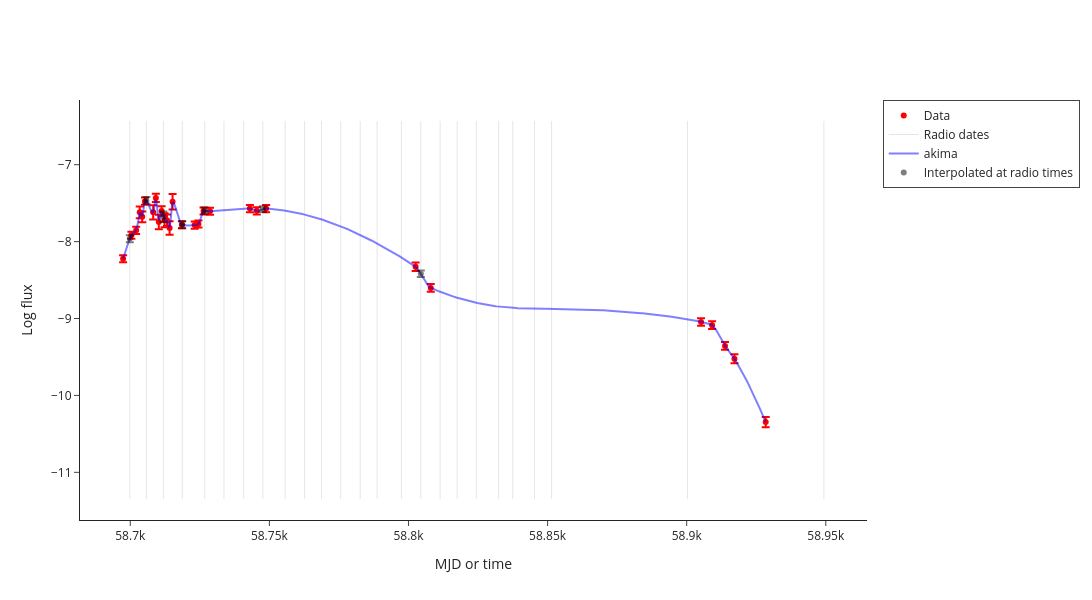

The cell this chart's notebook holds for it:
### Markdown cell above
# Interpolation

### Code cell
interpolated_data = make_interpolated_Lr_Lx_df(radio_df, xray_df, source_df, plotly=True)

### Figure 1 — Plotly figure (JSON) as saved in the notebook; plotly's stock layout.template omitted (floating-point values rounded to 4 significant figures; data arrays with more than 128 entries replaced by an {"elided": "..."} marker saying what was removed)
{"data": [{"error_y": {"array": [0.046, 0.04592, 0.04588, 0.07714, 0.06981, 0.04584, 0.09386, 0.05259, 0.09471, 0.06303, 0.09099, 0.07441, 0.08764, 0.101, 0.04578, 0.04577, 0.04577, 0.04576, 0.04576, 0.04694, 0.04671, 0.04785, 0.05484, 0.04949, 0.04838, 0.05123, 0.05053, 0.05745, 0.06695], "type": "data", "visible": true}, "marker": {"color": "red"}, "mode": "markers", "name": "Data", "type": "scatter", "x": [58700.0, 58700.0, 58700.0, 58700.0, 58700.0, 58710.0, 58710.0, 58710.0, 58710.0, 58710.0, 58710.0, 58710.0, 58710.0, 58720.0, 58720.0, 58720.0, 58720.0, 58730.0, 58730.0, 58740.0, 58750.0, 58750.0, 58800.0, 58810.0, 58910.0, 58910.0, 58910.0, 58920.0, 58930.0], "y": [-8.223, -7.917, -7.854, -7.62, -7.678, -7.474, -7.62, -7.432, -7.745, -7.602, -7.721, -7.721, -7.824, -7.481, -7.78, -7.786, -7.77, -7.602, -7.606, -7.57, -7.6, -7.57, -8.328, -8.602, -9.046, -9.086, -9.357, -9.523, -10.35]}, {"marker": {"color": "red", "symbol": "triangle-down"}, "mode": "markers", "name": "3-sigma upper limits", "type": "scatter", "x": [], "y": []}, {"line": {"color": "black", "dash": "solid", "width": 1}, "mode": "lines", "name": "Radio dates", "opacity": 0.1, "showlegend": true, "type": "scatter", "x": [58700.0, 58700.0], "y": [-11.35, -6.432]}, {"line": {"color": "black", "dash": "solid", "width": 1}, "mode": "lines", "opacity": 0.1, "showlegend": false, "type": "scatter", "x": [58710.0, 58710.0], "y": [-11.35, -6.432]}, {"line": {"color": "black", "dash": "solid", "width": 1}, "mode": "lines", "opacity": 0.1, "showlegend": false, "type": "scatter", "x": [58710.0, 58710.0], "y": [-11.35, -6.432]}, {"line": {"color": "black", "dash": "solid", "width": 1}, "mode": "lines", "opacity": 0.1, "showlegend": false, "type": "scatter", "x": [58720.0, 58720.0], "y": [-11.35, -6.432]}, {"line": {"color": "black", "dash": "solid", "width": 1}, "mode": "lines", "opacity": 0.1, "showlegend": false, "type": "scatter", "x": [58730.0, 58730.0], "y": [-11.35, -6.432]}, {"line": {"color": "black", "dash": "solid", "width": 1}, "mode": "lines", "opacity": 0.1, "showlegend": false, "type": "scatter", "x": [58730.0, 58730.0], "y": [-11.35, -6.432]}, {"line": {"color": "black", "dash": "solid", "width": 1}, "mode": "lines", "opacity": 0.1, "showlegend": false, "type": "scatter", "x": [58740.0, 58740.0], "y": [-11.35, -6.432]}, {"line": {"color": "black", "dash": "solid", "width": 1}, "mode": "lines", "opacity": 0.1, "showlegend": false, "type": "scatter", "x": [58750.0, 58750.0], "y": [-11.35, -6.432]}, {"line": {"color": "black", "dash": "solid", "width": 1}, "mode": "lines", "opacity": 0.1, "showlegend": false, "type": "scatter", "x": [58760.0, 58760.0], "y": [-11.35, -6.432]}, {"line": {"color": "black", "dash": "solid", "width": 1}, "mode": "lines", "opacity": 0.1, "showlegend": false, "type": "scatter", "x": [58760.0, 58760.0], "y": [-11.35, -6.432]}, {"line": {"color": "black", "dash": "solid", "width": 1}, "mode": "lines", "opacity": 0.1, "showlegend": false, "type": "scatter", "x": [58770.0, 58770.0], "y": [-11.35, -6.432]}, {"line": {"color": "black", "dash": "solid", "width": 1}, "mode": "lines", "opacity": 0.1, "showlegend": false, "type": "scatter", "x": [58780.0, 58780.0], "y": [-11.35, -6.432]}, {"line": {"color": "black", "dash": "solid", "width": 1}, "mode": "lines", "opacity": 0.1, "showlegend": false, "type": "scatter", "x": [58780.0, 58780.0], "y": [-11.35, -6.432]}, {"line": {"color": "black", "dash": "solid", "width": 1}, "mode": "lines", "opacity": 0.1, "showlegend": false, "type": "scatter", "x": [58790.0, 58790.0], "y": [-11.35, -6.432]}, {"line": {"color": "black", "dash": "solid", "width": 1}, "mode": "lines", "opacity": 0.1, "showlegend": false, "type": "scatter", "x": [58800.0, 58800.0], "y": [-11.35, -6.432]}, {"line": {"color": "black", "dash": "solid", "width": 1}, "mode": "lines", "opacity": 0.1, "showlegend": false, "type": "scatter", "x": [58800.0, 58800.0], "y": [-11.35, -6.432]}, {"line": {"color": "black", "dash": "solid", "width": 1}, "mode": "lines", "opacity": 0.1, "showlegend": false, "type": "scatter", "x": [58810.0, 58810.0], "y": [-11.35, -6.432]}, {"line": {"color": "black", "dash": "solid", "width": 1}, "mode": "lines", "opacity": 0.1, "showlegend": false, "type": "scatter", "x": [58820.0, 58820.0], "y": [-11.35, -6.432]}, {"line": {"color": "black", "dash": "solid", "width": 1}, "mode": "lines", "opacity": 0.1, "showlegend": false, "type": "scatter", "x": [58820.0, 58820.0], "y": [-11.35, -6.432]}, {"line": {"color": "black", "dash": "solid", "width": 1}, "mode": "lines", "opacity": 0.1, "showlegend": false, "type": "scatter", "x": [58830.0, 58830.0], "y": [-11.35, -6.432]}, {"line": {"color": "black", "dash": "solid", "width": 1}, "mode": "lines", "opacity": 0.1, "showlegend": false, "type": "scatter", "x": [58840.0, 58840.0], "y": [-11.35, -6.432]}, {"line": {"color": "black", "dash": "solid", "width": 1}, "mode": "lines", "opacity": 0.1, "showlegend": false, "type": "scatter", "x": [58850.0, 58850.0], "y": [-11.35, -6.432]}, {"line": {"color": "black", "dash": "solid", "width": 1}, "mode": "lines", "opacity": 0.1, "showlegend": false, "type": "scatter", "x": [58850.0, 58850.0], "y": [-11.35, -6.432]}, {"line": {"color": "black", "dash": "solid", "width": 1}, "mode": "lines", "opacity": 0.1, "showlegend": false, "type": "scatter", "x": [58900.0, 58900.0], "y": [-11.35, -6.432]}, {"line": {"color": "black", "dash": "solid", "width": 1}, "mode": "lines", "opacity": 0.1, "showlegend": false, "type": "scatter", "x": [58950.0, 58950.0], "y": [-11.35, -6.432]}, {"line": {"color": "blue", "dash": "solid"}, "mode": "lines", "name": "akima", "opacity": 0.5, "type": "scatter", "x": {"elided": "460 float values"}, "y": {"elided": "460 float values"}}, {"error_y": {"array": [0.04732, 0.04547, 0.06862, 0.04533, 0.04031, NaN, NaN, 0.03639, NaN, NaN, NaN, NaN, NaN, NaN, NaN, 0.04237, NaN, NaN, NaN, NaN, NaN, NaN, NaN, NaN, NaN], "arrayminus": [0.04539, 0.04519, 0.0668, 0.04405, 0.03963, NaN, NaN, 0.03626, NaN, NaN, NaN, NaN, NaN, NaN, NaN, 0.04308, NaN, NaN, NaN, NaN, NaN, NaN, NaN, NaN, NaN], "type": "data", "visible": true}, "marker": {"color": "black"}, "mode": "markers", "name": "Interpolated at radio times", "opacity": 0.5, "type": "scatter", "x": [58700.0, 58710.0, 58710.0, 58720.0, 58730.0, 58730.0, 58740.0, 58750.0, 58760.0, 58760.0, 58770.0, 58780.0, 58780.0, 58790.0, 58800.0, 58800.0, 58810.0, 58820.0, 58820.0, 58830.0, 58840.0, 58850.0, 58850.0, 58900.0, 58950.0], "y": [-7.964, -7.464, -7.678, -7.782, -7.597, NaN, NaN, -7.578, NaN, NaN, NaN, NaN, NaN, NaN, NaN, -8.417, NaN, NaN, NaN, NaN, NaN, NaN, NaN, NaN, NaN]}, {"marker": {"color": "black", "symbol": "triangle-down"}, "mode": "markers", "showlegend": false, "type": "scatter", "x": [], "y": []}], "layout": {"height": 600, "legend": {"borderwidth": 1}, "width": 1200, "xaxis": {"title": {"text": "MJD or time"}}, "yaxis": {"title": {"text": "Log flux"}}}}
